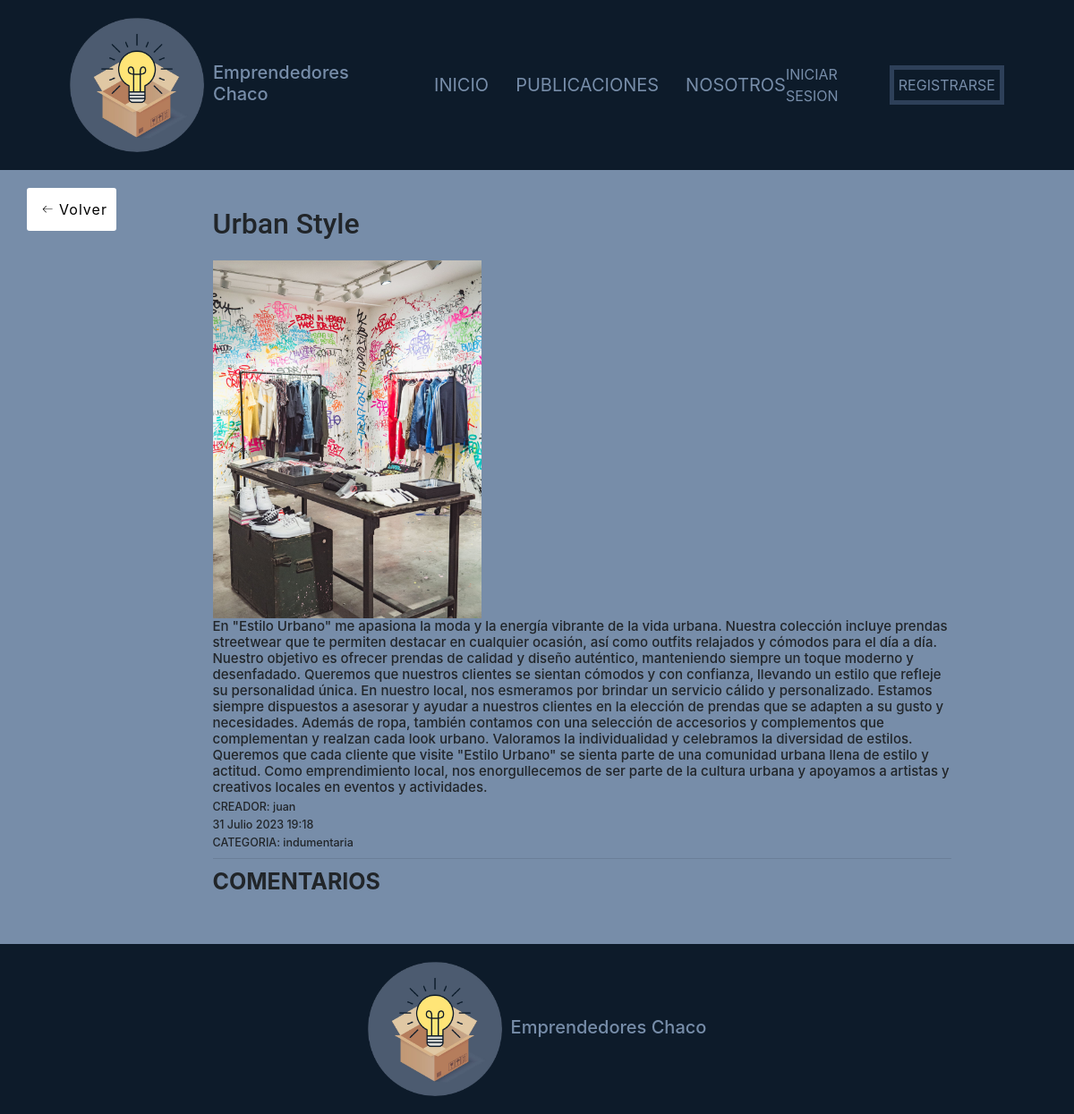
Screenshot of /publicaciones/Detalle/17 with the database file from the repository.
### apps/publicaciones/models.py (models this page shows, shortened)
class Publicacion(models.Model):
    creado = models.DateTimeField('creado', auto_now_add=True)
    modificado = models.DateTimeField('modificado', auto_now=True)
    titulo = models.CharField(max_length = 250)
    contenido = models.TextField()
    autor = models.ForeignKey(User, on_delete = models.CASCADE)
    imagen = models.ImageField(upload_to = 'publicaciones')
    categoria = models.ForeignKey(Categoria, on_delete = models.CASCADE)
    def MisComentarios(self):
        return self.comentario_set.all()

class Categoria(models.Model):
    nombre = models.CharField(max_length=80)
    def __str__(self):
        return self.nombre

### apps/publicaciones/views.py (the view)
# urls.py: path('Detalle/<int:pk>', views.DetallePublicacionF, name="detalle_publicacion"),
def DetallePublicacionF(request, pk):
    context = {}
    publi = Publicacion.objects.get(id = pk)
    context['publicacion'] = publi
    return render(request, 'publicaciones/detalle.html', context)

### templates/publicaciones/detalle.html (shortened to what this page needs)
{% extends 'base.html' %}
{% block contenido %}
<div class="container">
    <div class="row mt-3">
        <div>
            <a class="volver-atras" href="{% url 'publicaciones:listar_publicaciones' %}">
                <button class="back-button">
                    <span>Volver</span>
                </button>
            </a>
        </div>
        <div class="col-md-9 mx-auto mb-5">
            <div>
                <h1>{{publicacion.titulo}}</h1>
                <img src="{{publicacion.imagen.url}}" height="400">
                <h4>{{publicacion.contenido}}</h4>
                <h5>CREADOR: {{publicacion.autor}}</h5>
                <h5>{{publicacion.creado}}</h5>
                <h5>CATEGORIA: {{publicacion.categoria}}</h5>
                <hr>
            </div>
            <h3 style="font-size: 25px;font-weight: bold;">COMENTARIOS</h3>
            </div>
        </div>
    </div>
{% endblock contenido %}

### static/css/main.css (style rules this page uses)
body { font-family: 'Roboto', sans-serif; }
h1 { font-family: 'Roboto', sans-serif; }

### static/css/buttons.css (style rules this page uses)
a, a:link, a:visited, a:active { text-decoration: none; }
.back-button { display: flex; height: 3em; width: 100px; align-items: center; justify-content: center; background-color: #eeeeee4b; border-radius: 3px; letter-spacing: 1px; transition: all 0.2s linear; cursor: pointer; border: none; background: #fff; }
.back-button > svg { margin-right: 5px; margin-left: 5px; font-size: 20px; transition: all 0.4s ease-in; }

### static/css/style.css (style rules this page uses)
:root { --color_principal: #0D1B2A; --color_secundario: #778DA9; --fondo: #2E4059; --blanco: #E0E1DD; }
html { box-sizing: border-box; font-size: 62.5%; }
*, *:before, *:after { box-sizing: inherit; }
body { background-color: var(--color_secundario); font-size: 1.6rem; line-height: 1.5; padding: 0; margin: 0; }
a, a:link, a:visited, a:active { text-decoration:none; }

### rows the page displays
Publicacion: titulo "Urban Style", imagen (picture), contenido "En \"Estilo Urbano\" me apasiona la moda y la energía vibrante de la vida urbana. Nuestra colección incluye prendas streetwear que te permiten destacar en cualquier ocasión, así como outfits relajados y cómodos para el día a día. Nuestro objetivo es ofrecer prendas de calidad y diseño auténtico, manteniendo siempre un toque moderno y desenfadado. Queremos que nuestros clientes se sientan cómodos y con confianza, llevando un estilo que refleje su personalidad única. En nuestro local, nos esmeramos por brindar un servicio cálido y personalizado. Estamos siempre dispuestos a asesorar y ayudar a nuestros clientes en la elección de prendas que se adapten a su gusto y necesidades. Además de ropa,…", autor "juan", creado "31 Julio 2023 19:18", categoria "indumentaria"
